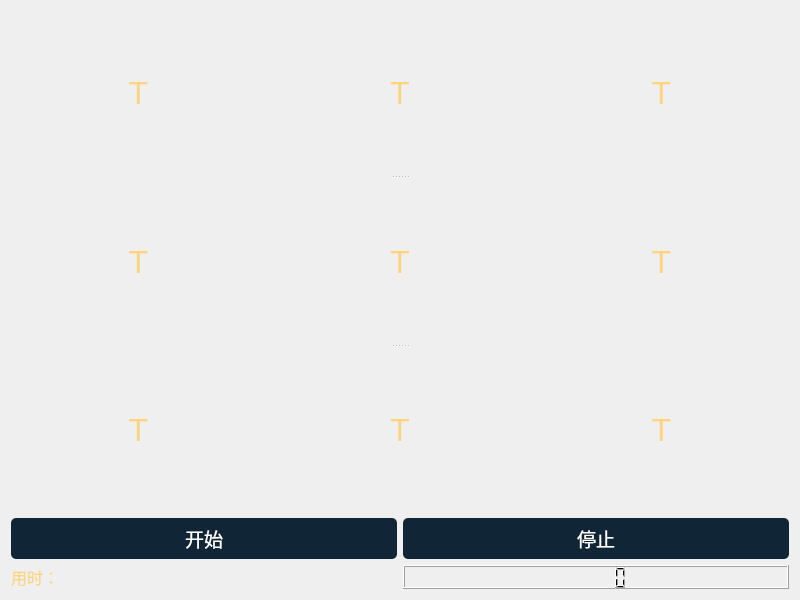
<?xml version="1.0" encoding="UTF-8"?>
<ui version="4.0">
 <class>MainMenu</class>
 <widget class="QWidget" name="MainMenu">
  <property name="geometry">
   <rect>
    <x>0</x>
    <y>0</y>
    <width>800</width>
    <height>600</height>
   </rect>
  </property>
  <property name="minimumSize">
   <size>
    <width>400</width>
    <height>300</height>
   </size>
  </property>
  <property name="windowTitle">
   <string>舒尔特方格</string>
  </property>
  <property name="windowIcon">
   <iconset resource="UiSettings.qrc">
    <normaloff>:/UI/UiSettings/ico.svg</normaloff>:/UI/UiSettings/ico.svg</iconset>
  </property>
  <property name="styleSheet">
   <string notr="true">   
.QLabel{color:rgb(254,212,128)}
.QPushButton{color:white;background-color:rgb(16,37,53);border-style: outset;border-radius:5px;padding: 6px;}</string>
  </property>
  <layout class="QVBoxLayout" name="verticalLayout">
   <item>
    <widget class="QSplitter" name="splitter">
     <property name="orientation">
      <enum>Qt::Vertical</enum>
     </property>
     <widget class="QWidget" name="layoutWidget">
      <layout class="QHBoxLayout" name="horizontalLayout">
       <item>
        <widget class="QLabel" name="label_1">
         <property name="font">
          <font>
           <family>Arial</family>
           <pointsize>24</pointsize>
          </font>
         </property>
         <property name="text">
          <string>T</string>
         </property>
         <property name="alignment">
          <set>Qt::AlignCenter</set>
         </property>
        </widget>
       </item>
       <item>
        <widget class="QLabel" name="label_2">
         <property name="font">
          <font>
           <family>Arial</family>
           <pointsize>24</pointsize>
          </font>
         </property>
         <property name="text">
          <string>T</string>
         </property>
         <property name="alignment">
          <set>Qt::AlignCenter</set>
         </property>
        </widget>
       </item>
       <item>
        <widget class="QLabel" name="label_3">
         <property name="font">
          <font>
           <family>Arial</family>
           <pointsize>24</pointsize>
          </font>
         </property>
         <property name="text">
          <string>T</string>
         </property>
         <property name="alignment">
          <set>Qt::AlignCenter</set>
         </property>
        </widget>
       </item>
      </layout>
     </widget>
     <widget class="QWidget" name="layoutWidget">
      <layout class="QHBoxLayout" name="horizontalLayout_2">
       <item>
        <widget class="QLabel" name="label_4">
         <property name="font">
          <font>
           <family>Arial</family>
           <pointsize>24</pointsize>
          </font>
         </property>
         <property name="text">
          <string>T</string>
         </property>
         <property name="alignment">
          <set>Qt::AlignCenter</set>
         </property>
        </widget>
       </item>
       <item>
        <widget class="QLabel" name="label_5">
         <property name="font">
          <font>
           <family>Arial</family>
           <pointsize>24</pointsize>
          </font>
         </property>
         <property name="text">
          <string>T</string>
         </property>
         <property name="alignment">
          <set>Qt::AlignCenter</set>
         </property>
        </widget>
       </item>
       <item>
        <widget class="QLabel" name="label_6">
         <property name="font">
          <font>
           <family>Arial</family>
           <pointsize>24</pointsize>
          </font>
         </property>
         <property name="text">
          <string>T</string>
         </property>
         <property name="alignment">
          <set>Qt::AlignCenter</set>
         </property>
        </widget>
       </item>
      </layout>
     </widget>
     <widget class="QWidget" name="layoutWidget">
      <layout class="QHBoxLayout" name="horizontalLayout_3">
       <item>
        <widget class="QLabel" name="label_7">
         <property name="font">
          <font>
           <family>Arial</family>
           <pointsize>24</pointsize>
          </font>
         </property>
         <property name="text">
          <string>T</string>
         </property>
         <property name="alignment">
          <set>Qt::AlignCenter</set>
         </property>
        </widget>
       </item>
       <item>
        <widget class="QLabel" name="label_8">
         <property name="font">
          <font>
           <family>Arial</family>
           <pointsize>24</pointsize>
          </font>
         </property>
         <property name="text">
          <string>T</string>
         </property>
         <property name="alignment">
          <set>Qt::AlignCenter</set>
         </property>
        </widget>
       </item>
       <item>
        <widget class="QLabel" name="label_9">
         <property name="font">
          <font>
           <family>Arial</family>
           <pointsize>24</pointsize>
          </font>
         </property>
         <property name="text">
          <string>T</string>
         </property>
         <property name="alignment">
          <set>Qt::AlignCenter</set>
         </property>
        </widget>
       </item>
      </layout>
     </widget>
    </widget>
   </item>
   <item>
    <layout class="QHBoxLayout" name="horizontalLayout_5">
     <item>
      <widget class="QPushButton" name="startBtn">
       <property name="font">
        <font>
         <family>黑体</family>
         <pointsize>14</pointsize>
        </font>
       </property>
       <property name="text">
        <string>开始</string>
       </property>
      </widget>
     </item>
     <item>
      <widget class="QPushButton" name="endBtn">
       <property name="font">
        <font>
         <family>黑体</family>
         <pointsize>14</pointsize>
        </font>
       </property>
       <property name="styleSheet">
        <string notr="true"/>
       </property>
       <property name="text">
        <string>停止</string>
       </property>
      </widget>
     </item>
    </layout>
   </item>
   <item>
    <layout class="QHBoxLayout" name="horizontalLayout_4">
     <item>
      <widget class="QLabel" name="showtimelabel">
       <property name="font">
        <font>
         <family>黑体</family>
         <pointsize>12</pointsize>
        </font>
       </property>
       <property name="text">
        <string>用时： </string>
       </property>
      </widget>
     </item>
     <item>
      <widget class="QLCDNumber" name="lcdNumber">
       <property name="font">
        <font>
         <family>Agency FB</family>
         <pointsize>12</pointsize>
        </font>
       </property>
      </widget>
     </item>
    </layout>
   </item>
  </layout>
 </widget>
 <resources>
  <include location="UiSettings.qrc"/>
 </resources>
 <connections/>
</ui>
